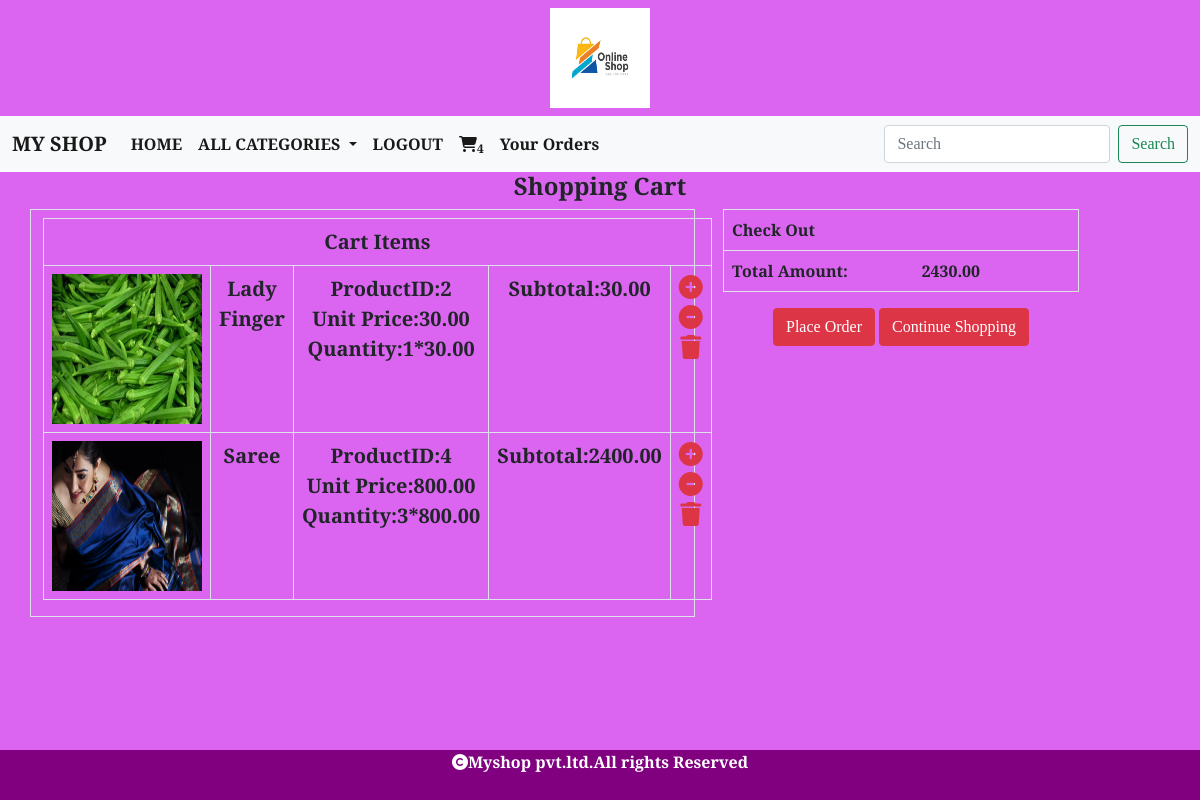
Screenshot of /cart/cartview (signed in) with the database file from the repository.
### cart/models.py (models this page shows, shortened)
class Cart(models.Model):
    product=models.ForeignKey(Product,on_delete=models.CASCADE)
    quantity=models.IntegerField()
    user=models.ForeignKey(User,on_delete=models.CASCADE)
    date_added=models.DateTimeField(auto_now_add=True)
    def subtotal(self):
        return self.quantity*self.product.price

### shop/models.py (models this page shows, shortened)
class Product(models.Model):
    name=models.CharField(max_length=20)
    desc=models.TextField()
    image=models.ImageField(upload_to="images/product",null=True,blank=True)
    price=models.DecimalField(max_digits=10,decimal_places=2)
    category=models.ForeignKey(Category,on_delete=models.CASCADE)  #foreign key
    stock=models.IntegerField()
    available=models.BooleanField(default=True)
    created=models.DateTimeField(auto_now_add=True)
    updated=models.DateTimeField(auto_now=True)

### cart/views.py (the view)
# urls.py: path('cartview',views.cartview,name="cartview"),
@login_required
def cartview(request):
    u=request.user
    cart=Cart.objects.filter(user=u)
    total=0
    for i in cart:
        total+=i.quantity*i.product.price
    return render(request,'cartview.html',{'c':cart,'total':total})

### cart/context_processors.py (called while the page is built)
def total(request):
    item_count=0
    if request.user:
        u=request.user
    try:
        cart=Cart.objects.filter(user=u)
        for i in cart:
            item_count+=i.quantity
    except:
        item_count=0
    return {'count':item_count}

### shop/context_processors.py (called while the page is built)
def menu_links(request):
    c=Category.objects.all()
    return {'links':c}

### templates/cartview.html
{% extends 'base.html' %}
{% load static %}
{% block content %}
<div class="container" style="margin-bottom:100px;">
    <div class="row">
        <h4 class="text-center fw-bold">Shopping Cart</h4>
        <div class="col-7 border border-1">
            <table class="table table-bordered text-center fs-5 mt-2">
                <tr>
                    <th colspan="5">Cart Items</th>
                </tr>
                {% for i in c %}
                <tr>
                    <td>
                        <img src="{{i.product.image.url}}" height="150px" width="150px">
                    </td>
                    <td>
                        <b>{{i.product.name}}</b>
                    </td>
                    <td>
                        <b>ProductID:{{i.product.id}}</b><br>
                        <b>Unit Price:{{i.product.price}}</b><br>
                        <b>Quantity:{{i.quantity}}*{{i.product.price}}</b>
                    </td>
                    <td>
                       <b>Subtotal:{{i.subtotal}} </b>
                    </td>
                    <td>
                        {% if i.product.stock > 0 %}
                        <a href="{% url 'cart:addtocart' i.product.name %}"><i class="fa-solid fa-circle-plus text-danger fs-4"></i></a>
                        <a href="{% url 'cart:cart_remove' i.product.name %}"><i class="fa-solid fa-circle-minus text-danger fs-4"></i></a>
                        <a href="{% url 'cart:full_remove' i.product.name %}"><i class="fa-solid fa-trash text-danger fs-4"></i></a>
                    {% else %}
                       <a href="{% url 'cart:cart_remove' i.product.name %}"><i class="fa-solid fa-circle-minus text-danger fs-4"></i></a>
                        <a href="{% url 'cart:full_remove' i.product.name %}"><i class="fa-solid fa-trash text-danger fs-4"></i></a>
                    {% endif %}
                    </td>
                </tr>
                {% endfor %}
            </table>
        </div>
        <div class="col-4 ms-3">
            <table class="table table-bordered">
                <tr>
                    <th colspan="5">Check Out</th>
                </tr>
                <tr>
                    <th>Total Amount:<span style="position:absolute;right:220px;">{{total}}</span></th>
                </tr>
            </table>
            <center>
            <a href="{% url 'cart:orderform' %}" class="btn btn-danger">Place Order</a>
            <a href="{% url 'shop:allcat' %}" class="btn btn-danger">Continue Shopping</a>
                </center>
        </div>
    </div>
</div>
{% endblock %}

### static/css/style.css (style rules this page uses)
body { font-family: 'Slabo 27px', serif; background-color:#db65f0; }

### rows the page displays
Cart: product.image (picture), product.name "Lady Finger", product.id "2", product.price "30.00", quantity "1", subtotal "30.00"
Cart: product.image (picture), product.name "Saree", product.id "4", product.price "800.00", quantity "3", subtotal "2400.00"

### other values shown
{{ count }} "4"
{{ total }} "2430.00"
